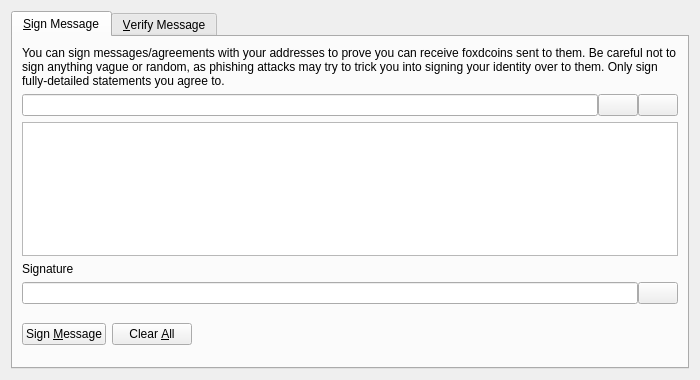
<?xml version="1.0" encoding="UTF-8"?>
<ui version="4.0">
 <class>SignVerifyMessageDialog</class>
 <widget class="QDialog" name="SignVerifyMessageDialog">
  <property name="geometry">
   <rect>
    <x>0</x>
    <y>0</y>
    <width>700</width>
    <height>380</height>
   </rect>
  </property>
  <property name="windowTitle">
   <string>Signatures - Sign / Verify a Message</string>
  </property>
  <property name="modal">
   <bool>true</bool>
  </property>
  <layout class="QVBoxLayout" name="verticalLayout">
   <item>
    <widget class="QTabWidget" name="tabWidget">
     <property name="currentIndex">
      <number>0</number>
     </property>
     <widget class="QWidget" name="tabSignMessage">
      <attribute name="title">
       <string>&amp;Sign Message</string>
      </attribute>
      <layout class="QVBoxLayout" name="verticalLayout_SM">
       <item>
        <widget class="QLabel" name="infoLabel_SM">
         <property name="text">
          <string>You can sign messages/agreements with your addresses to prove you can receive foxdcoins sent to them. Be careful not to sign anything vague or random, as phishing attacks may try to trick you into signing your identity over to them. Only sign fully-detailed statements you agree to.</string>
         </property>
         <property name="textFormat">
          <enum>Qt::PlainText</enum>
         </property>
         <property name="wordWrap">
          <bool>true</bool>
         </property>
        </widget>
       </item>
       <item>
        <layout class="QHBoxLayout" name="horizontalLayout_1_SM">
         <property name="spacing">
          <number>0</number>
         </property>
         <item>
          <widget class="QValidatedLineEdit" name="addressIn_SM">
           <property name="toolTip">
            <string>The Foxdcoin address to sign the message with</string>
           </property>
          </widget>
         </item>
         <item>
          <widget class="QPushButton" name="addressBookButton_SM">
           <property name="toolTip">
            <string>Choose previously used address</string>
           </property>
           <property name="text">
            <string/>
           </property>
           <property name="icon">
            <iconset resource="../foxdcoin.qrc">
             <normaloff>:/icons/address-book</normaloff>:/icons/address-book</iconset>
           </property>
           <property name="shortcut">
            <string>Alt+A</string>
           </property>
           <property name="autoDefault">
            <bool>false</bool>
           </property>
          </widget>
         </item>
         <item>
          <widget class="QPushButton" name="pasteButton_SM">
           <property name="toolTip">
            <string>Paste address from clipboard</string>
           </property>
           <property name="text">
            <string/>
           </property>
           <property name="icon">
            <iconset resource="../foxdcoin.qrc">
             <normaloff>:/icons/editpaste</normaloff>:/icons/editpaste</iconset>
           </property>
           <property name="shortcut">
            <string>Alt+P</string>
           </property>
           <property name="autoDefault">
            <bool>false</bool>
           </property>
          </widget>
         </item>
        </layout>
       </item>
       <item>
        <widget class="QPlainTextEdit" name="messageIn_SM">
         <property name="toolTip">
          <string>Enter the message you want to sign here</string>
         </property>
        </widget>
       </item>
       <item>
        <widget class="QLabel" name="signatureLabel_SM">
         <property name="text">
          <string>Signature</string>
         </property>
         <property name="textFormat">
          <enum>Qt::PlainText</enum>
         </property>
        </widget>
       </item>
       <item>
        <layout class="QHBoxLayout" name="horizontalLayout_2_SM">
         <property name="spacing">
          <number>0</number>
         </property>
         <item>
          <widget class="QLineEdit" name="signatureOut_SM">
           <property name="font">
            <font>
             <italic>true</italic>
            </font>
           </property>
           <property name="readOnly">
            <bool>true</bool>
           </property>
          </widget>
         </item>
         <item>
          <widget class="QPushButton" name="copySignatureButton_SM">
           <property name="toolTip">
            <string>Copy the current signature to the system clipboard</string>
           </property>
           <property name="text">
            <string/>
           </property>
           <property name="icon">
            <iconset resource="../foxdcoin.qrc">
             <normaloff>:/icons/editcopy</normaloff>:/icons/editcopy</iconset>
           </property>
           <property name="autoDefault">
            <bool>false</bool>
           </property>
          </widget>
         </item>
        </layout>
       </item>
       <item>
        <layout class="QHBoxLayout" name="horizontalLayout_3_SM">
         <item>
          <widget class="QPushButton" name="signMessageButton_SM">
           <property name="toolTip">
            <string>Sign the message to prove you own this Foxdcoin address</string>
           </property>
           <property name="text">
            <string>Sign &amp;Message</string>
           </property>
           <property name="icon">
            <iconset resource="../foxdcoin.qrc">
             <normaloff>:/icons/edit</normaloff>:/icons/edit</iconset>
           </property>
           <property name="autoDefault">
            <bool>false</bool>
           </property>
          </widget>
         </item>
         <item>
          <widget class="QPushButton" name="clearButton_SM">
           <property name="toolTip">
            <string>Reset all sign message fields</string>
           </property>
           <property name="text">
            <string>Clear &amp;All</string>
           </property>
           <property name="icon">
            <iconset resource="../foxdcoin.qrc">
             <normaloff>:/icons/remove</normaloff>:/icons/remove</iconset>
           </property>
           <property name="autoDefault">
            <bool>false</bool>
           </property>
          </widget>
         </item>
         <item>
          <spacer name="horizontalSpacer_1_SM">
           <property name="orientation">
            <enum>Qt::Horizontal</enum>
           </property>
           <property name="sizeHint" stdset="0">
            <size>
             <width>40</width>
             <height>48</height>
            </size>
           </property>
          </spacer>
         </item>
         <item>
          <widget class="QLabel" name="statusLabel_SM">
           <property name="font">
            <font>
             <weight>75</weight>
             <bold>true</bold>
            </font>
           </property>
           <property name="text">
            <string/>
           </property>
           <property name="wordWrap">
            <bool>true</bool>
           </property>
          </widget>
         </item>
         <item>
          <spacer name="horizontalSpacer_2_SM">
           <property name="orientation">
            <enum>Qt::Horizontal</enum>
           </property>
           <property name="sizeHint" stdset="0">
            <size>
             <width>40</width>
             <height>48</height>
            </size>
           </property>
          </spacer>
         </item>
        </layout>
       </item>
      </layout>
     </widget>
     <widget class="QWidget" name="tabVerifyMessage">
      <attribute name="title">
       <string>&amp;Verify Message</string>
      </attribute>
      <layout class="QVBoxLayout" name="verticalLayout_VM">
       <item>
        <widget class="QLabel" name="infoLabel_VM">
         <property name="text">
          <string>Enter the receiver's address, message (ensure you copy line breaks, spaces, tabs, etc. exactly) and signature below to verify the message. Be careful not to read more into the signature than what is in the signed message itself, to avoid being tricked by a man-in-the-middle attack. Note that this only proves the signing party receives with the address, it cannot prove sendership of any transaction!</string>
         </property>
         <property name="textFormat">
          <enum>Qt::PlainText</enum>
         </property>
         <property name="alignment">
          <set>Qt::AlignLeading|Qt::AlignLeft|Qt::AlignTop</set>
         </property>
         <property name="wordWrap">
          <bool>true</bool>
         </property>
        </widget>
       </item>
       <item>
        <layout class="QHBoxLayout" name="horizontalLayout_1_VM">
         <property name="spacing">
          <number>0</number>
         </property>
         <item>
          <widget class="QValidatedLineEdit" name="addressIn_VM">
           <property name="toolTip">
            <string>The Foxdcoin address the message was signed with</string>
           </property>
          </widget>
         </item>
         <item>
          <widget class="QPushButton" name="addressBookButton_VM">
           <property name="toolTip">
            <string>Choose previously used address</string>
           </property>
           <property name="text">
            <string/>
           </property>
           <property name="icon">
            <iconset resource="../foxdcoin.qrc">
             <normaloff>:/icons/address-book</normaloff>:/icons/address-book</iconset>
           </property>
           <property name="shortcut">
            <string>Alt+A</string>
           </property>
           <property name="autoDefault">
            <bool>false</bool>
           </property>
          </widget>
         </item>
        </layout>
       </item>
       <item>
        <widget class="QPlainTextEdit" name="messageIn_VM"/>
       </item>
       <item>
        <widget class="QValidatedLineEdit" name="signatureIn_VM"/>
       </item>
       <item>
        <layout class="QHBoxLayout" name="horizontalLayout_2_VM">
         <item>
          <widget class="QPushButton" name="verifyMessageButton_VM">
           <property name="toolTip">
            <string>Verify the message to ensure it was signed with the specified Foxdcoin address</string>
           </property>
           <property name="text">
            <string>Verify &amp;Message</string>
           </property>
           <property name="icon">
            <iconset resource="../foxdcoin.qrc">
             <normaloff>:/icons/transaction_0</normaloff>:/icons/transaction_0</iconset>
           </property>
           <property name="autoDefault">
            <bool>false</bool>
           </property>
          </widget>
         </item>
         <item>
          <widget class="QPushButton" name="clearButton_VM">
           <property name="toolTip">
            <string>Reset all verify message fields</string>
           </property>
           <property name="text">
            <string>Clear &amp;All</string>
           </property>
           <property name="icon">
            <iconset resource="../foxdcoin.qrc">
             <normaloff>:/icons/remove</normaloff>:/icons/remove</iconset>
           </property>
           <property name="autoDefault">
            <bool>false</bool>
           </property>
          </widget>
         </item>
         <item>
          <spacer name="horizontalSpacer_1_VM">
           <property name="orientation">
            <enum>Qt::Horizontal</enum>
           </property>
           <property name="sizeHint" stdset="0">
            <size>
             <width>40</width>
             <height>48</height>
            </size>
           </property>
          </spacer>
         </item>
         <item>
          <widget class="QLabel" name="statusLabel_VM">
           <property name="font">
            <font>
             <weight>75</weight>
             <bold>true</bold>
            </font>
           </property>
           <property name="text">
            <string/>
           </property>
           <property name="wordWrap">
            <bool>true</bool>
           </property>
          </widget>
         </item>
         <item>
          <spacer name="horizontalSpacer_2_VM">
           <property name="orientation">
            <enum>Qt::Horizontal</enum>
           </property>
           <property name="sizeHint" stdset="0">
            <size>
             <width>40</width>
             <height>48</height>
            </size>
           </property>
          </spacer>
         </item>
        </layout>
       </item>
      </layout>
     </widget>
    </widget>
   </item>
  </layout>
 </widget>
 <customwidgets>
  <customwidget>
   <class>QValidatedLineEdit</class>
   <extends>QLineEdit</extends>
   <header>qvalidatedlineedit.h</header>
  </customwidget>
 </customwidgets>
 <resources>
  <include location="../foxdcoin.qrc"/>
 </resources>
 <connections/>
</ui>
